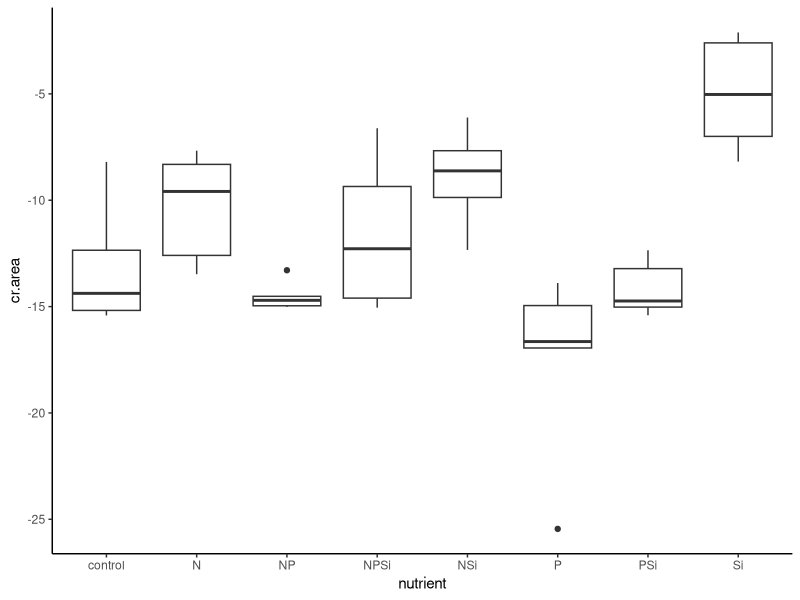
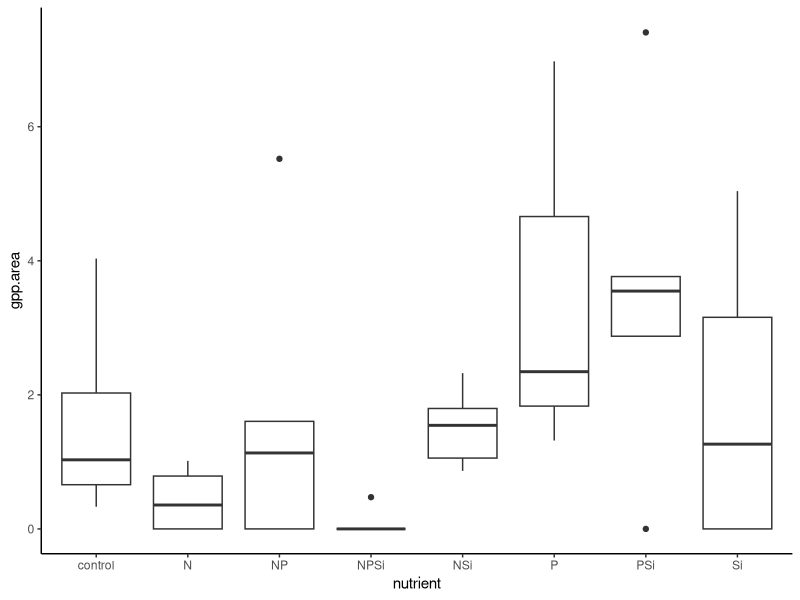

Source code (R) for these figures, in order: (Note: this script raises an error after producing the figures.)
#Author:  Clay Arango
#Creation date: 10-Feb-19
#Script to analyze NDS data from Summer 2018 NDS work with S. Roley and A. Alexiades

#packages
install.packages("nlme")
install.packages("nortest")
install.packages("plyr")
install.packages("dplyr")
install.packages("multcomp")
install.packages("MASS")
install.packages("ggplot2")
library(nlme)
library(nortest)
library(plyr)
library(dplyr)
library(multcomp)
library(MASS)
library(ggplot2)

#Load data
mab_summer <- read.table(file="mab_summer.csv", header=T, sep=",")

#set variable
d = mab_summer

#evaluate data to make sure factors are correct
names(d)

unique(d$nutrient) #control, N, NP, NPSi, NSi, P, PSi, Si
unique(d$N) #should be 0 and 1
unique(d$P) #should be 0 and 1
unique(d$Si) #should be 0 and 1
unique(d$top) #should be "sponge" and "glass"
#if need to change, use recode function below. 
d$top<-recode(d$top, "cellulose" ="sponge")
str(d)

#convert N and P vand Si alues (0 or 1 for absence or presence) to factors
d$N<-as.factor(d$N)
d$P<-as.factor(d$P)
d$Si<-as.factor(d$Si)
str(d)

#subset data into gpp and cr response
d.cr = subset(d, top=="sponge", data=d)
d.gpp = subset(d, top=="glass", data=d)

#check for outliers and check data entry before calculating CR-NRR
ggplot(d.cr, aes(x=nutrient, y=cr.area)) + geom_boxplot() + theme_classic()
#P5 is an outlier

#calculate nrr for cr
x<-ddply(d.cr, "nutrient", summarise, ave_cr = mean(cr.area, na.rm=T)) 
x
d.cr$cr.nrr = d.cr$cr.area/-13.104819 #divide by control ave_cr

#check for outliers and check data entry before calculating GPP- and chla-NRR
ggplot(d.gpp, aes(x=nutrient, y=gpp.area)) + geom_boxplot() + theme_classic()
#K1, N+P+Si group is bimodal, P+Si group is widely but evenly spread
ggplot(d.gpp, aes(x=nutrient, y=chla_ug_cm2)) + geom_boxplot() + theme_classic()
#Q4, K1, S4, N group is evenly spread out

#calculate nrr for gpp and chla
x<- ddply(d.gpp, "nutrient", summarise, ave_gpp = mean(gpp.area, na.rm=T), ave_chla = mean(chla, na.rm=T)) 
x
d.gpp$gpp.nrr = d.gpp$gpp.area/1.61646980 #divide by control ave_gpp
d.gpp$chla.nrr = d.gpp$chla_ug_cm2/0.3782043 #divide by control ave_chla
#use to exclude outliers
#x1<- ddply(subset(d.gpp, !(nds.id=="F6")), "nutrient", summarise, ave_chla = mean(chla_ug_cm2, na.rm=T)) 
#x1
#d.gpp$chla.nrr_1<-d.gpp$chla_ug_cm2/2.700340

#combine into one file and export
d.cr$chla.nrr<-NA
#d.cr$chla.nrr_1<-NA#for excluded outliers
d.cr$gpp.nrr<-NA
d.gpp$cr.nrr<-NA
d.nrr<-rbind(d.cr, d.gpp)
d.nrr$site.date<-"mab_summer"
d.nrr$gpp.es<-log(d.nrr$gpp.nrr)
d.nrr$cr.es<-log(d.nrr$cr.nrr)
d.nrr$chla.es<-log(d.nrr$chla.nrr)

write.table(d.nrr, "mab_summer_nrr.csv",  sep=",", quote=F, row.names =F)

###############
#plots of NRR
##############
ggplot(data=subset(d.cr, !(nutrient=="control")), aes(x=nutrient, y=cr.nrr))+geom_boxplot()+theme_bw()+
  ylab("CR NRR")+geom_abline(slope = 0, intercept = 1)+
  theme(axis.title.x=element_blank(), panel.grid.minor=element_blank(), panel.grid.major=element_blank())
#P limitation, Si inhibition?

ggplot(data=subset(d.nrr, (top=="sponge")), aes(x=nutrient, y=cr.es))+geom_boxplot()+theme_bw()+
  ylab("CR Effect Size")+geom_hline(yintercept = 0.7, lty="dashed")+ geom_hline(yintercept = -0.7, lty="dashed")+
  geom_hline(yintercept = 1.385)+
  theme(axis.title.x=element_blank(), panel.grid.minor=element_blank(), panel.grid.major=element_blank())
#nothing over 1.385, so no significance?

ggplot(data=subset(d.gpp, !(nutrient=="control")), aes(x=nutrient, y=gpp.nrr))+geom_boxplot()+theme_bw()+
  ylab("GPP NRR")+geom_abline(slope = 0, intercept = 1)+
  theme(axis.title.x=element_blank(), panel.grid.minor=element_blank(), panel.grid.major=element_blank())
#possible P limitation

ggplot(data=subset(d.nrr, top =="glass"),aes(x=nutrient, y=gpp.es))+geom_boxplot()+theme_bw()+
  ylab("GPP Effect Size")+geom_hline(yintercept = 0.7, lty="dashed")+
  geom_hline(yintercept = -0.7, lty="dashed")+ geom_hline(yintercept = 1.385)+
  theme(axis.title.x=element_blank(), panel.grid.minor=element_blank(), panel.grid.major=element_blank())
#not enough data

ggplot(data=subset(d.gpp, !(nutrient=="control")), aes(x=nutrient, y=chla.nrr))+geom_boxplot()+theme_bw()+
  ylab("Chlorophyll-a NRR")+geom_abline(slope = 0, intercept = 1)+ 
  theme(axis.title.x=element_blank(), panel.grid.minor=element_blank(), panel.grid.major=element_blank())
#no limitation

ggplot(data=subset(d.nrr, (top=="glass")), aes(x=nutrient, y=chla.es))+geom_boxplot()+theme_bw()+
  ylab("Chla Effect Size")+ geom_hline(yintercept = 0.7, lty="dashed")+ geom_hline(yintercept = -0.7, lty="dashed")+    
  geom_hline(yintercept = 1.385)+
  theme(axis.title.x=element_blank(), panel.grid.minor=element_blank(), panel.grid.major=element_blank())
#P+Si inhibition?  nothing over 1.385 so no significance?

##########
#NRR Summary Files
#########

GPP_sum<-ddply(d.gpp, "nutrient", summarise, ave_nrr.gpp=mean(gpp.nrr, na.rm=T), sd_nrr.gpp=sd(gpp.nrr, na.rm=T), 
               se_nrr.gpp =(sd(gpp.nrr)/sqrt(sum(!is.na(gpp.nrr)))), 
               ci95_nrr.gpp = (1.96*(sd(gpp.nrr)/sqrt(sum(!is.na(gpp.nrr))))),
               ave_nrr.chla=mean(chla.nrr, na.rm=T), sd_nrr.chla=sd(chla.nrr, na.rm=T), 
               se_nrr.chla =(sd(chla.nrr)/sqrt(sum(!is.na(chla.nrr)))), 
               ci95_nrr.chla = (1.96*(sd(chla.nrr)/sqrt(sum(!is.na(chla.nrr))))))
CR_sum<-ddply(d.cr, "nutrient", summarise, ave_nrr.cr=mean(cr.nrr, na.rm=T), sd_nrr.cr=sd(cr.nrr, na.rm=T), 
              se_nrr.cr =(sd(cr.nrr)/sqrt(sum(!is.na(cr.nrr)))), 
              ci95_nrr.cr = (1.96*(sd(cr.nrr)/sqrt(sum(!is.na(cr.nrr))))))

#now combine into one and export
d.sum<-merge(GPP_sum, CR_sum, by="nutrient")
d.sum$site_date<-"mab_summer"
write.table(d.sum, "mab_summer_summ.csv",  sep=",", quote=F, row.names=F)

############################################################
#analyze RESPIRATION data
############################################################

M1<-gls(cr.area~N*P*Si, data=d.cr, na.action=na.omit)
E1<-residuals(M1)
qqnorm(E1)
qqline(E1)
ad.test(E1)
   #residuals are normally distributed
hist(E1)  
plot(M1)

plot(filter(d.cr, !is.na(cr.area)) %>% dplyr::select(nutrient), 
     E1, xlab="nutrient", ylab="Residuals")
bartlett.test(cr.area~nutrient, data=d.cr)
   #variance test is bad

anova(M1)
  
x <- group_by(d.cr, nutrient) %>%  # Grouping function causes subsequent functions to aggregate by season and reach
  summarize(cr.mean = abs(mean(cr.area, na.rm = TRUE)), # na.rm = TRUE to remove missing values
            cr.sd=abs(sd(cr.area, na.rm = TRUE)),  # na.rm = TRUE to remove missing values
            n = sum(!is.na(cr.area)), # of observations, excluding NAs. 
            cr.se=cr.sd/sqrt(n))

ggplot(data=x, aes(x=nutrient, y=cr.mean)) + 
  geom_bar(stat="identity", position=position_dodge(), color = "black") + 
  geom_errorbar(aes(ymin=cr.mean, ymax=cr.mean+cr.se), width=0.2, 
                position=position_dodge(0.9)) + 
  xlab("Nutrient") +
  ylab(expression(Respiration~(ug~O[2]~m^{-2}~h^{-1}))) +
  ylim(0,20) +
  labs(fill="Light") +
  theme_bw() +
  theme(panel.grid.major=element_blank(),
        panel.grid.minor=element_blank(),
        legend.title=element_text(size=6),
        legend.key=element_blank(), 
        legend.position=c(0.5,0.95), 
        legend.text=element_text(size=8), 
        legend.background=element_blank(), 
        legend.direction="horizontal", 
        legend.key.size=unit(0.3, "cm"), 
        axis.title.y=element_text(size=8), 
        axis.title.x=element_text(size=8), 
        axis.text.x=element_text(size=8))

#ggsave('output/figures/Ring_fall.tiff',
#       units="in",
#       width=3.25,
#       height=3.25,
#       dpi=1200,
#       compression="lzw")

#summarize nrr
x <- group_by(d.cr, nutrient) %>%  # Grouping function causes subsequent functions to aggregate by season and reach
  summarize(cr.mean = abs(mean(cr.nrr, na.rm = TRUE)), # na.rm = TRUE to remove missing values
            cr.sd=abs(sd(cr.nrr, na.rm = TRUE)),  # na.rm = TRUE to remove missing values
            n = sum(!is.na(cr.nrr)), # of observations, excluding NAs. 
            cr.se=cr.sd/sqrt(n))

############################################################
#analyze the PRODUCTION data
############################################################

M1<-gls(gpp.area~N*P*Si, data=d.gpp, na.action=na.omit) 
E1<-residuals(M1)
qqnorm(E1)
qqline(E1)
ad.test(E1)
   #residuals are not normal 

hist(E1, xlab="residuals", main="")
plot(M1)

plot(filter(d.gpp, !is.na(gpp.area)) %>% dplyr::select(nutrient), 
     E1, xlab="nutrient", ylab="Residuals")
bartlett.test(gpp.area~nutrient, data=d.gpp)
   #not OK

anova(M1)
  
x <- group_by(d.gpp, nutrient) %>%  # Grouping function causes subsequent functions to aggregate by season and reach
  summarize(gpp.mean = abs(mean(gpp.area, na.rm = TRUE)), # na.rm = TRUE to remove missing values
            gpp.sd=abs(sd(gpp.area, na.rm = TRUE)),  # na.rm = TRUE to remove missing values
            n = sum(!is.na(gpp.area)), # of observations, excluding NAs. 
            gpp.se=gpp.sd/sqrt(n))

ggplot(data=x, aes(x=nutrient, y=gpp.mean)) + 
  geom_bar(stat="identity", position=position_dodge(), color = "black") + 
  geom_errorbar(aes(ymin=gpp.mean, ymax=gpp.mean+gpp.se), width=0.2, 
                position=position_dodge(0.9)) + 
  xlab("Nutrient") +
  ylab(expression(Production~(ug~O[2]~m^{-2}~h^{-1}))) +
  labs(fill="Light") +
  theme_bw() +
  theme(panel.grid.major=element_blank(),
        panel.grid.minor=element_blank(), 
        legend.title=element_text(size=6), 
        legend.key=element_blank(),  
        legend.position=c(0.5,0.95),  
        legend.text=element_text(size=8),  
        legend.background=element_blank(),  
        legend.direction="horizontal",  
        legend.key.size=unit(0.3, "cm"),  
        axis.title.y=element_text(size=8),  
        axis.title.x=element_text(size=8),  
        axis.text.x=element_text(size=8))

#ggsave('output/figures/gppByNutrient.tiff',
#       units="in",
#       width=3.25,
#       height=3.25,
#       dpi=1200,
#       compression="lzw")

#summarize nrr
x <- group_by(d.gpp, nutrient) %>%  # Grouping function causes subsequent functions to aggregate by season and reach
  summarize(gpp.mean = abs(mean(gpp.nrr, na.rm = TRUE)), # na.rm = TRUE to remove missing values
            gpp.sd=abs(sd(gpp.nrr, na.rm = TRUE)),  # na.rm = TRUE to remove missing values
            n = sum(!is.na(gpp.nrr)), # of observations, excluding NAs. 
            gpp.se=gpp.sd/sqrt(n))

#BELOW HERE IS NOT EDITED





############################################################
#analyze the CHL-A biomass on disks

M1<-gls(chla~N*P*light, data=roza_sum.chla, na.action=na.omit)
E1<-residuals(M1)
qqnorm(E1)
qqline(E1)
ad.test(E1)
  #residuals look bad (p=0.001)
hist(E1)
plot(M1)

vf1 = varIdent(form = ~ 1|N*P)
vf2 = varIdent(form = ~ 1|light)
vf3 = varIdent(form = ~ 1|N*P*light)
vf4 = varPower(form = ~ fitted(.)) 
vf5 = varExp(form = ~ fitted(.))
vf6 = varConstPower(form = ~ fitted(.))
vf7 = varExp(form = ~ fitted(.)|nutrient)

M2<-gls(chla~N*P*light, data=roza_sum.chla, na.action=na.omit, weights=vf1)
M3<-gls(chla~N*P*light, data=roza_sum.chla, na.action=na.omit, weights=vf2)
M4<-gls(chla~N*P*light, data=roza_sum.chla, na.action=na.omit, weights=vf3)
M5<-gls(chla~N*P*light, data=roza_sum.chla, na.action=na.omit, weights=vf4)
M6<-gls(chla~N*P*light, data=roza_sum.chla, na.action=na.omit, weights=vf5)
M7<-gls(chla~N*P*light, data=roza_sum.chla, na.action=na.omit, weights=vf6)
M8<-gls(chla~N*P*light, data=roza_sum.chla, na.action=na.omit, weights=vf7)

anova(M1,M2,M3,M4,M5,M6,M7,M8)

#M3 is best on AIC

E3<-residuals(M3)
qqnorm(E3)
qqline(E3)
ad.test(E3)
#residuals are not normal (p=0.001)
hist(E3, xlab="residuals", main="")
plot(M3)
  #hist and plot look good

plot(filter(roza_sum.chla, !is.na(chla)) %>% dplyr::select(light), 
     E3, xlab="light", ylab="Residuals")
bartlett.test(chla~light, data=roza_sum.chla)

plot(filter(roza_sum.chla, !is.na(chla)) %>% dplyr::select(nutrient), 
     E3, xlab="nutrient", ylab="Residuals")
bartlett.test(chla~nutrient, data=roza_sum.chla)

anova(M3)

#light is significant and N and P separately interact with light

x<-roza_sum.chla[complete.cases(roza_sum.chla$chla),]

with(x, 
     interaction.plot(nutrient,light,chla, 
                      ylim=c(0,1.5),lty=c(1,12),lwd=2,ylab="Chlorophyll a", 
                      xlab="Nutrient", trace.label="Light"))

x <- group_by(roza_sum.chla, nutrient, light) %>%  # Grouping function causes subsequent functions to aggregate by season and reach
  summarize(chla.mean = mean(chla, na.rm = TRUE), # na.rm = TRUE to remove missing values
            chla.sd=sd(chla, na.rm = TRUE),  # na.rm = TRUE to remove missing values
            n = sum(!is.na(chla)), # of observations, excluding NAs. 
            chla.se=chla.sd/sqrt(n))

ggplot(data=x, 
       aes(x=nutrient, y=chla.mean, fill=light)) + 
  geom_bar(stat="identity", position=position_dodge(), color = "black") + 
  geom_errorbar(aes(ymin=chla.mean, ymax=chla.mean+chla.se), width=0.2, 
                position=position_dodge(0.9)) + 
  scale_fill_manual(values=c("white","black")) +
  xlab("Nutrient") +
  ylab(expression(Chlorophyll~a~(ug~cm^{-2}))) +
  ylim(0,1.7) +
  labs(fill="Light") +
  theme_bw() +
  theme(panel.grid.major=element_blank(), 
        panel.grid.minor=element_blank(), 
        legend.title=element_text(size=6), 
        legend.key=element_blank(), 
        legend.position=c(0.5,0.95), 
        legend.text=element_text(size=8), 
        legend.background=element_blank(), 
        legend.direction="horizontal", 
        legend.key.size=unit(0.3, "cm"), 
        axis.title.y=element_text(size=8), 
        axis.title.x=element_text(size=8), 
        axis.text.x=element_text(size=8))

ggsave('output/figures/chlaByNutrientLight.tiff',
       units="in",
       width=3.25,
       height=3.25,
       dpi=1200,
       compression="lzw")



############################################################
############################################################
#calculate nrr mean and standard error
x1 <- group_by(roza_sum, nutrient, light) %>%  # Grouping function causes subsequent functions to aggregate by season and reach
  summarize(chla.nrr.mean = mean(chla.nrr, na.rm = TRUE), # na.rm = TRUE to remove missing values
            chla.nrr.sd=sd(chla.nrr, na.rm = TRUE),  # na.rm = TRUE to remove missing values
            chla.n = sum(!is.na(chla.nrr)), # of observations, excluding NAs. 
            chla.nrr.se=chla.nrr.sd/sqrt(chla.n))


x2 <- group_by(roza_sum, nutrient, light) %>%  # Grouping function causes subsequent functions to aggregate by season and reach
  summarize(gpp.nrr.mean = mean(gpp.nrr, na.rm = TRUE), # na.rm = TRUE to remove missing values
            gpp.nrr.sd=sd(gpp.nrr, na.rm = TRUE),  # na.rm = TRUE to remove missing values
            gpp.n = sum(!is.na(gpp.nrr)), # of observations, excluding NAs. 
            gpp.nrr.se=gpp.nrr.sd/sqrt(gpp.n))

x3 <- group_by(roza_sum, nutrient, light) %>%  # Grouping function causes subsequent functions to aggregate by season and reach
  summarize(cr.nrr.mean = mean(cr.nrr, na.rm = TRUE), # na.rm = TRUE to remove missing values
            cr.nrr.sd=sd(cr.nrr, na.rm = TRUE),  # na.rm = TRUE to remove missing values
            cr.n = sum(!is.na(cr.nrr)), # of observations, excluding NAs. 
            cr.nrr.se=cr.nrr.sd/sqrt(cr.n))

roza_sum.nrr<-cbind(x1,x2,x3)
roza_sum.nrr <- roza_sum.nrr[, !duplicated(colnames(roza_sum.nrr))]
write.csv(roza_sum.nrr, "roza_sum.nrr.csv")
